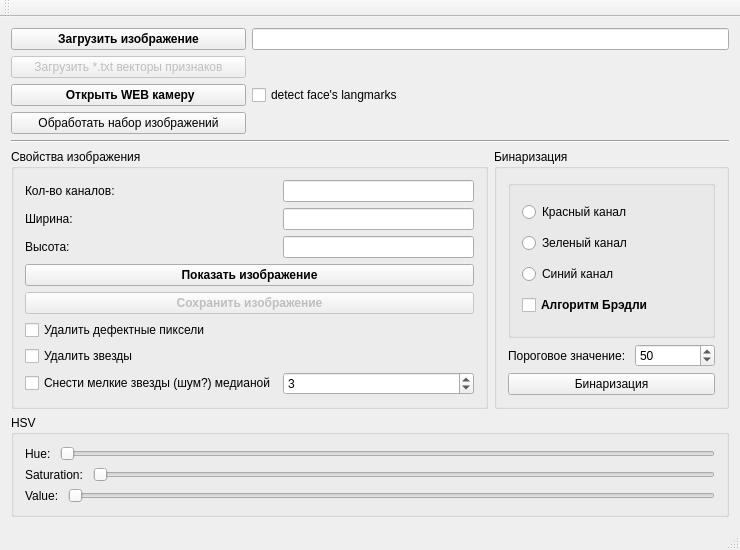
<?xml version="1.0" encoding="UTF-8"?>
<ui version="4.0">
 <class>MainWidj</class>
 <widget class="QMainWindow" name="MainWidj">
  <property name="geometry">
   <rect>
    <x>0</x>
    <y>0</y>
    <width>740</width>
    <height>530</height>
   </rect>
  </property>
  <property name="sizePolicy">
   <sizepolicy hsizetype="Fixed" vsizetype="Fixed">
    <horstretch>0</horstretch>
    <verstretch>0</verstretch>
   </sizepolicy>
  </property>
  <property name="windowTitle">
   <string>MainWidj</string>
  </property>
  <widget class="QWidget" name="centralWidget">
   <layout class="QGridLayout" name="gridLayout_3">
    <item row="5" column="2">
     <widget class="QGroupBox" name="gB_thresholding">
      <property name="title">
       <string>Бинаризация</string>
      </property>
      <layout class="QGridLayout" name="gridLayout_4">
       <item row="2" column="0">
        <widget class="QPushButton" name="pB_threshold">
         <property name="text">
          <string>Бинаризация</string>
         </property>
        </widget>
       </item>
       <item row="1" column="0">
        <layout class="QGridLayout" name="gridLayout_5">
         <item row="0" column="0">
          <widget class="QLabel" name="lbl_thresh">
           <property name="text">
            <string>Пороговое значение: </string>
           </property>
          </widget>
         </item>
         <item row="0" column="1">
          <widget class="QSpinBox" name="sB_thresh">
           <property name="minimum">
            <number>0</number>
           </property>
           <property name="maximum">
            <number>255</number>
           </property>
           <property name="singleStep">
            <number>1</number>
           </property>
           <property name="value">
            <number>50</number>
           </property>
          </widget>
         </item>
        </layout>
       </item>
       <item row="0" column="0">
        <widget class="QGroupBox" name="gB_channels">
         <property name="title">
          <string/>
         </property>
         <layout class="QVBoxLayout" name="verticalLayout">
          <item>
           <widget class="QRadioButton" name="rB_useRedChannel">
            <property name="text">
             <string>Красный канал</string>
            </property>
           </widget>
          </item>
          <item>
           <widget class="QRadioButton" name="rB_useGreenChannel">
            <property name="text">
             <string>Зеленый канал</string>
            </property>
           </widget>
          </item>
          <item>
           <widget class="QRadioButton" name="rB_useBlueChannel">
            <property name="text">
             <string>Синий канал</string>
            </property>
           </widget>
          </item>
          <item>
           <widget class="QCheckBox" name="cB_useAdaptiveThreshold">
            <property name="font">
             <font>
              <weight>75</weight>
              <bold>true</bold>
             </font>
            </property>
            <property name="text">
             <string>Алгоритм Брэдли</string>
            </property>
           </widget>
          </item>
         </layout>
        </widget>
       </item>
      </layout>
     </widget>
    </item>
    <item row="6" column="0" colspan="3">
     <widget class="QGroupBox" name="gB_hsvValues">
      <property name="title">
       <string>HSV</string>
      </property>
      <layout class="QGridLayout" name="gridLayout_2">
       <item row="0" column="0">
        <layout class="QHBoxLayout" name="horizontalLayout">
         <item>
          <widget class="QLabel" name="lbl_hue">
           <property name="text">
            <string>Hue: </string>
           </property>
          </widget>
         </item>
         <item>
          <widget class="QSlider" name="slider_hue">
           <property name="maximum">
            <number>255</number>
           </property>
           <property name="orientation">
            <enum>Qt::Horizontal</enum>
           </property>
          </widget>
         </item>
        </layout>
       </item>
       <item row="1" column="0">
        <layout class="QHBoxLayout" name="horizontalLayout_2">
         <item>
          <widget class="QLabel" name="lbl_saturation">
           <property name="text">
            <string>Saturation: </string>
           </property>
          </widget>
         </item>
         <item>
          <widget class="QSlider" name="slider_saturation">
           <property name="maximum">
            <number>255</number>
           </property>
           <property name="orientation">
            <enum>Qt::Horizontal</enum>
           </property>
          </widget>
         </item>
        </layout>
       </item>
       <item row="2" column="0">
        <layout class="QHBoxLayout" name="horizontalLayout_3">
         <item>
          <widget class="QLabel" name="lbl_value">
           <property name="text">
            <string>Value: </string>
           </property>
          </widget>
         </item>
         <item>
          <widget class="QSlider" name="slider_value">
           <property name="maximum">
            <number>255</number>
           </property>
           <property name="orientation">
            <enum>Qt::Horizontal</enum>
           </property>
          </widget>
         </item>
        </layout>
       </item>
      </layout>
     </widget>
    </item>
    <item row="5" column="0" colspan="2">
     <widget class="QGroupBox" name="gB_pictProperties">
      <property name="title">
       <string>Свойства изображения</string>
      </property>
      <layout class="QGridLayout" name="gridLayout">
       <item row="7" column="0">
        <widget class="QCheckBox" name="cB_deleteStars">
         <property name="text">
          <string>Удалить звезды</string>
         </property>
        </widget>
       </item>
       <item row="2" column="1">
        <widget class="QLineEdit" name="le_pictHeight">
         <property name="readOnly">
          <bool>true</bool>
         </property>
        </widget>
       </item>
       <item row="0" column="0">
        <widget class="QLabel" name="lbl_pictNChannels">
         <property name="text">
          <string>Кол-во каналов: </string>
         </property>
        </widget>
       </item>
       <item row="2" column="0">
        <widget class="QLabel" name="lbl_pictHeight">
         <property name="text">
          <string>Высота: </string>
         </property>
        </widget>
       </item>
       <item row="1" column="1">
        <widget class="QLineEdit" name="le_pictWidth">
         <property name="readOnly">
          <bool>true</bool>
         </property>
        </widget>
       </item>
       <item row="3" column="0" colspan="2">
        <widget class="QPushButton" name="pB_showPict">
         <property name="font">
          <font>
           <weight>75</weight>
           <bold>true</bold>
          </font>
         </property>
         <property name="text">
          <string>Показать изображение</string>
         </property>
        </widget>
       </item>
       <item row="6" column="0">
        <widget class="QCheckBox" name="cB_deleteDefectPixels">
         <property name="text">
          <string>Удалить дефектные пиксели</string>
         </property>
        </widget>
       </item>
       <item row="1" column="0">
        <widget class="QLabel" name="lbl_pictWidth">
         <property name="text">
          <string>Ширина: </string>
         </property>
        </widget>
       </item>
       <item row="0" column="1">
        <widget class="QLineEdit" name="le_pictNChannels">
         <property name="readOnly">
          <bool>true</bool>
         </property>
        </widget>
       </item>
       <item row="4" column="0" colspan="2">
        <widget class="QPushButton" name="pB_savePict">
         <property name="enabled">
          <bool>false</bool>
         </property>
         <property name="font">
          <font>
           <weight>75</weight>
           <bold>true</bold>
          </font>
         </property>
         <property name="text">
          <string>Сохранить изображение</string>
         </property>
        </widget>
       </item>
       <item row="8" column="0">
        <widget class="QCheckBox" name="cB_deleteNoiseByMed">
         <property name="text">
          <string>Снести мелкие звезды (шум?) медианой</string>
         </property>
        </widget>
       </item>
       <item row="8" column="1">
        <widget class="QSpinBox" name="sB_apertureSize">
         <property name="minimum">
          <number>1</number>
         </property>
         <property name="maximum">
          <number>15</number>
         </property>
         <property name="singleStep">
          <number>2</number>
         </property>
         <property name="value">
          <number>3</number>
         </property>
        </widget>
       </item>
      </layout>
     </widget>
    </item>
    <item row="0" column="0">
     <widget class="QPushButton" name="pB_downloadPict">
      <property name="font">
       <font>
        <weight>75</weight>
        <bold>true</bold>
       </font>
      </property>
      <property name="text">
       <string>Загрузить изображение</string>
      </property>
     </widget>
    </item>
    <item row="1" column="0">
     <widget class="QPushButton" name="pB_downloadVectorOfFeatures">
      <property name="enabled">
       <bool>false</bool>
      </property>
      <property name="text">
       <string>Загрузить *.txt векторы признаков</string>
      </property>
     </widget>
    </item>
    <item row="0" column="1" colspan="2">
     <widget class="QLineEdit" name="le_pictPath">
      <property name="readOnly">
       <bool>true</bool>
      </property>
     </widget>
    </item>
    <item row="4" column="0" colspan="3">
     <widget class="Line" name="line">
      <property name="orientation">
       <enum>Qt::Horizontal</enum>
      </property>
     </widget>
    </item>
    <item row="2" column="0">
     <widget class="QPushButton" name="pB_openWebCamera">
      <property name="font">
       <font>
        <weight>75</weight>
        <bold>true</bold>
        <underline>false</underline>
       </font>
      </property>
      <property name="text">
       <string> Открыть WEB камеру</string>
      </property>
     </widget>
    </item>
    <item row="2" column="1">
     <widget class="QCheckBox" name="cB_detectLandmarks">
      <property name="text">
       <string>detect face's langmarks</string>
      </property>
     </widget>
    </item>
    <item row="3" column="0">
     <widget class="QPushButton" name="pB_detectSmilesOnImagesSet">
      <property name="text">
       <string>Обработать набор изображений</string>
      </property>
     </widget>
    </item>
   </layout>
  </widget>
  <widget class="QMenuBar" name="menuBar">
   <property name="geometry">
    <rect>
     <x>0</x>
     <y>0</y>
     <width>740</width>
     <height>20</height>
    </rect>
   </property>
  </widget>
  <widget class="QToolBar" name="mainToolBar">
   <attribute name="toolBarArea">
    <enum>TopToolBarArea</enum>
   </attribute>
   <attribute name="toolBarBreak">
    <bool>false</bool>
   </attribute>
  </widget>
  <widget class="QStatusBar" name="statusBar"/>
 </widget>
 <layoutdefault spacing="6" margin="11"/>
 <resources/>
 <connections/>
</ui>
